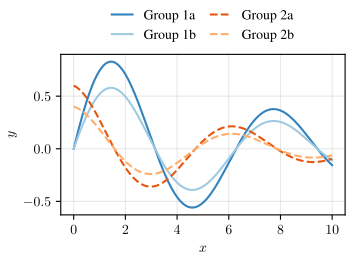

Source code (Python):
"""Erzeugt figures/example_plot.pdf. Aufruf aus dem Repo-Wurzelverzeichnis: python3 figures/example_plot.py"""
from pathlib import Path

import matplotlib.pyplot as plt
import numpy as np

here = Path(__file__).parent
plt.style.use(here / "ieee.mplstyle")
tab20c = plt.get_cmap("tab20c").colors

# tab20c eignet sich für gruppierte Daten: ein Farbton pro Gruppe, Abstufungen für Varianten.
x = np.linspace(0, 10, 200)
fig, ax = plt.subplots(figsize=(3.5, 2.6))
ax.plot(x, np.sin(x) * np.exp(-x / 8), color=tab20c[0], label="Group 1a")
ax.plot(x, 0.7 * np.sin(x) * np.exp(-x / 8), color=tab20c[2], label="Group 1b")
ax.plot(x, 0.6 * np.cos(x) * np.exp(-x / 6), "--", color=tab20c[4], label="Group 2a")
ax.plot(x, 0.4 * np.cos(x) * np.exp(-x / 6), "--", color=tab20c[6], label="Group 2b")
ax.set_xlabel("$x$")
ax.set_ylabel("$y$")
ax.legend(ncol=2, loc="lower center", bbox_to_anchor=(0.5, 1.0), handlelength=1.5, columnspacing=1.0)
fig.savefig(here / "example_plot.pdf")
